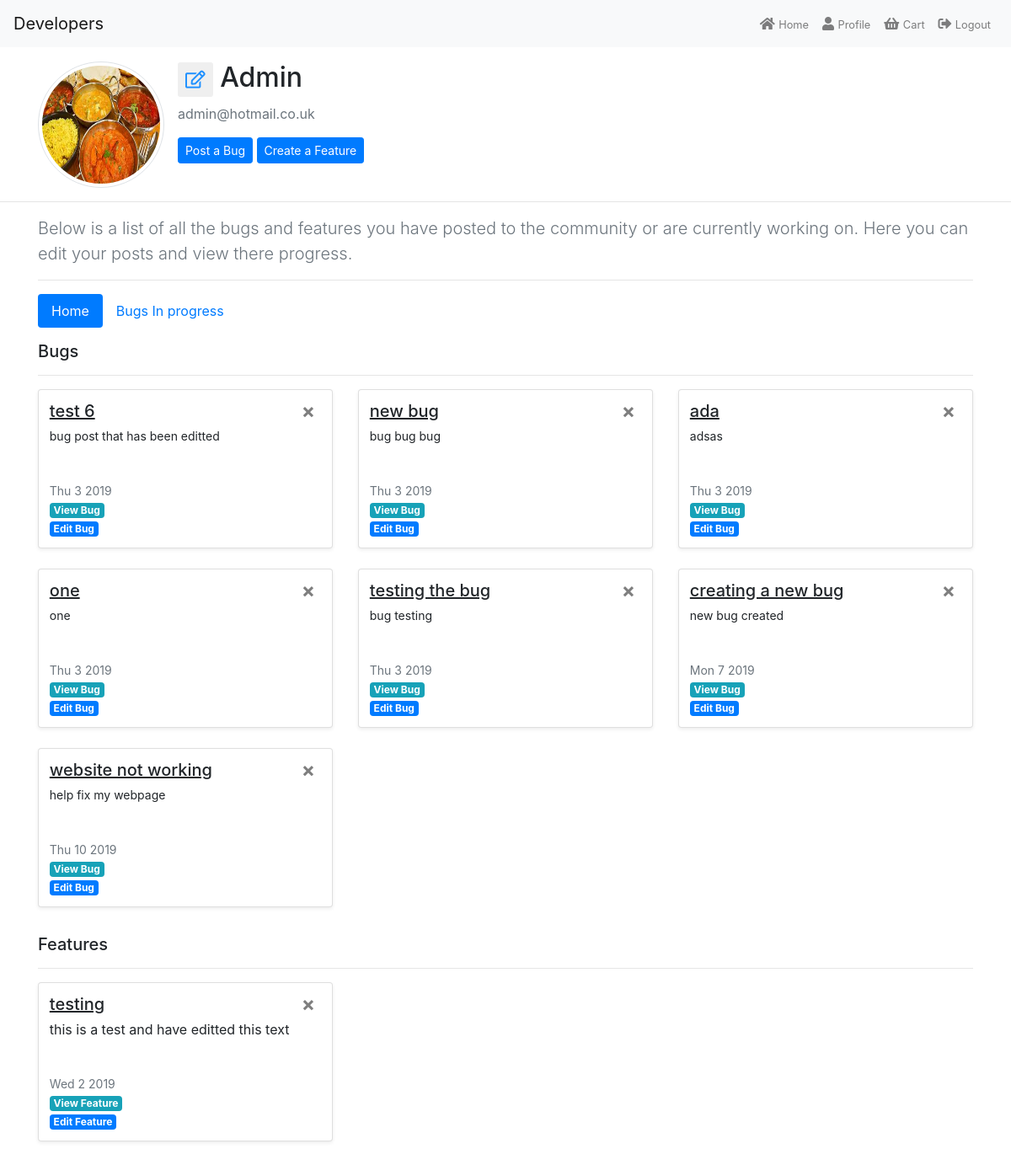
The page /users/profile/ (signed in) on the database as committed earlier.
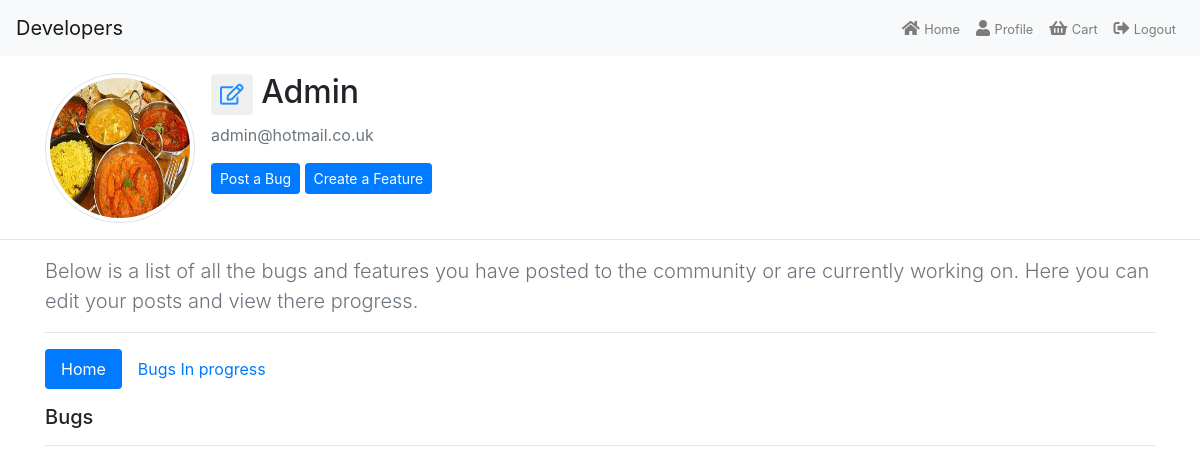
The same page on the database as committed later.
### users/models.py (models this page shows, shortened)
class Profile(models.Model):
    user = models.OneToOneField(User, on_delete=models.CASCADE)
    image = models.ImageField(default="default.jpg",
                               upload_to="profile_images")

### bug/models.py (models this page shows, shortened)
class Bug(models.Model):
    app_choices = [
         ("Doing", "Doing"),
         ("Done", "Done")
     ]
    title = models.CharField(max_length=100)
    description = models.TextField()
    created_date = models.DateTimeField(default=timezone.now)
    views = models.IntegerField(default=0)
    upvotes = models.IntegerField(default=0)
    price = models.DecimalField(max_digits=6, decimal_places=2, default=0)
    author = models.ForeignKey(User, on_delete=models.CASCADE)
    assigned = models.CharField(max_length=100, default="")
    status = models.CharField(max_length=10, choices=app_choices, default="Todo")

### feature/models.py (models this page shows, shortened)
class Feature(models.Model):
    title = models.CharField(max_length=100, default="")
    description = models.TextField()
    created_date = models.DateTimeField(default=timezone.now)
    views = models.IntegerField(default=0)
    purchased = models.IntegerField(default=0)
    upvotes = models.IntegerField(default=0)
    price = models.DecimalField(max_digits=6, decimal_places=2)
    author = models.ForeignKey(User, on_delete=models.CASCADE)

### users/views.py (the view)
# urls.py: url(r'profile/', profile, name="profile"),
@login_required
def profile(request):
    if request.method == "POST":
        User_profile = UpdateProfile(request.POST, instance=request.user)
        User_image = UpdateImage(request.POST,
                                  request.FILES,
                                  instance=request.user.profile)
        if User_profile.is_valid() and User_image.is_valid():
            User_image.save()
            User_profile.save()
            messages.success(request, "Your account has been updated!")
            return redirect("profile")
    else:
        User_profile = UpdateProfile(instance=request.user)
        User_image = UpdateImage(instance=request.user.profile)
        ProfileBug = Bug.objects.filter(author=request.user)
        BugsAssigned = Bug.objects.filter(assigned=request.user)
        ProfileFeature = Feature.objects.filter(author=request.user)
    context = {
        "User_profile": User_profile,
        "User_image": User_image,
        "AssignedBug": BugsAssigned,
        "ProfileBug": ProfileBug,
        "ProfileFeature": ProfileFeature,
    }
    return render(request, "profile.html", context)

### cart/contexts.py (called while the page is built)
def cart_contents(request):
     cart = request.session.get('cart', {})
     cart_items = []
     total = 0
     feature_count = 0
     for id, quantity in cart.items():
          feature = get_object_or_404(Feature, pk=id)
          total += feature.price
          feature_count += quantity
          cart_items.append({'quantity': quantity, 'feature': feature})
     return {'cart_items':cart_items, 'total':total, "feature_count": feature_count}

### users/templates/profile.html (shortened to what this page needs)
{% extends "base.html" %}
{% load crispy_forms_tags %}
{% block content %}
<div class="container">
    <div class="content-section mt-3">
        <div class="media">
            <img class="rounded-circle account-img img-thumbnail mr-3" src="{{ user.profile.image.url }}">
            <div class="media-body">
                <h2 class="account-heading">
                    <button type="button" id="profile-edit" class="btn btn-wa btn-sm"
                        data-toggle="collapse" data-target="#collapseProfile" aria-expanded="false" aria-controls="collapseProfile">
                        <span style="font-size: 1.5em; color: Dodgerblue;">
                            <i class="far fa-edit"></i>
                        </span>
                    </button>
                    {{ user.username|capfirst }}
                </h2>
                <p class="text-secondary">
                    {{ user.email }}
                </p>
                <a class="btn btn-primary btn-sm" href="{% url 'create_bug' %}" role="button">
                    Post a Bug
                </a>
                <a class="btn btn-primary btn-sm" href="{% url 'create_feature' %}">
                    Create a Feature
                </a>
            </div>
        </div>
    </div>
</div>
<hr>
<div class="container">
    <p class="lead text-muted mt-3">
        Below is a list of all the bugs and features you have posted to the community or are currently working on. Here you can edit your posts and view there progress.
    </p>
    <hr>
    <ul class="nav nav-pills mb-3" id="pills-tab" role="tablist">
        <li class="nav-item">
            <a class="nav-link active" id="pills-home-tab" data-toggle="pill" href="#pills-home" role="tab" aria-controls="pills-home" aria-selected="true">Home</a>
        </li>
        <li class="nav-item">
            <a class="nav-link" id="pills-profile-tab" data-toggle="pill" href="#pills-profile" role="tab" aria-controls="pills-profile" aria-selected="false">Bugs In progress</a>
        </li>
    </ul>
    <div class="tab-content" id="pills-tabContent">
        <div class="tab-pane fade show active" id="pills-home" role="tabpanel" aria-labelledby="pills-home-tab">
            <h5>Bugs</h5>
            <hr>
            {% if ProfileBug %}
                <div class="row mb-2">
                    {% for bug in ProfileBug %}
                        <div class="col-md-4">
                            <div class="card flex-md-row mb-4 shadow-sm h-md-250 card-display">
                                <div class="card-body d-flex flex-column align-items-start">
                                    <h5 class="post-title">
                                        {{ bug.title }}
                                    </h5>
                                    <a href="{% url 'delete_bug' bug.id %}">
                                        <button type="button" class="close right-corner" aria-label="Close">
                                            <span aria-hidden="true">
                                                &times;
                                            </span>
                                        </button>
                                    </a>
                                    <p class="card-text mb-auto post-text">
                                        {{ bug.description|truncatechars:65 }}
                                    </p>
                                    <div class="mb-1 text-muted post-date">
                                        {{ bug.created_date| date:"D j Y " }}
                                    </div>
                                    <a href="{% url 'preview_bug' bug.id %}" class="badge badge-info">
                                        View Bug
                                    </a>
                                    <a class="badge badge-primary mt-1" href="{% url 'edit_bug' bug.id %}">
                                        Edit Bug
                                    </a>
                                </div>
                            </div>
                        </div>
                    {% endfor %}
                </div>
            {% endif %}
            {% if ProfileFeature %}
                <h5>Features</h5>
                <hr>
                    <div class="row mb-2">
                        {% for feature in ProfileFeature %}
                            <div class="col-md-4">
                                <div class="card flex-md-row mb-4 shadow-sm h-md-250 card-display">
                                    <div class="card-body d-flex flex-column align-items-start">
                                        <a href="{% url 'delete_feature' feature.id %}">
                                            <button type="button" class="close right-corner" aria-label="Close">
                                                <span aria-hidden="true">
                                                    &times;
                                                </span>
                                            </button>
                                        </a>
                                        <h5 class="post-title">
                                            {{ feature.title }}
                                        </h5>
                                        <p class="card-text mb-auto ppst-text">
                                            {{ feature.description|truncatechars:50 }}
                                        </p>
                                        <div class="mb-1 text-muted post-date">
                                            {{ feature.created_date| date:"D j Y " }}
                                        </div>
                                        <a class="badge badge-info" href="{% url 'preview_feature' feature.id %}">
                                            View Feature
                                        </a>
                                        <a class="badge badge-primary mt-1" href="{% url 'edit_feature' feature.id %}">
                                            Edit Feature
                                        </a>
                                    </div>
                                </div>
                            </div>
                        {% endfor %}
                    </div>
            {% endif %}
        </div>
    </div>
</div>
{% endblock %}

### templates/base.html (shortened to what this page needs)
{% load staticfiles %}
<!DOCTYPE html>
<html lang="en">
<head>
    <link rel="stylesheet" href="https://stackpath.bootstrapcdn.com/bootstrap/4.1.3/css/bootstrap.min.css">
    <link rel="stylesheet" href="https://use.fontawesome.com/releases/v5.6.1/css/all.css">
    <link rel="stylesheet" href={% static "css/styles.css" %}>
</head>
<body>
    <header>
        <nav class="navbar navbar-expand-lg navbar-light bg-light">
            <a class="navbar-brand" href="{% url 'index' %}">Developers</a>
            <div class="collapse navbar-collapse" id="navbarSupportedContent">
                <ul class="navbar-nav ml-auto main-nav">
                {% if user.is_authenticated %}
                    <li class="nav-item">
                        <a class="nav-link" href="{% url 'home' %}">
                            <i class="fa fa-home" aria-hidden="true"></i>
                            <small> Home </small>
                        </a>
                    </li>
                    <li class="nav-item">
                        <a class="nav-link" href="{% url 'profile' %}">
                        <i class="fa fa-user" aria-hidden="true"></i>
                            <small> Profile </small>
                        </a>
                    </li>
                    <li class="nav-item">
                        <a class="nav-link" href="{% url 'view_cart' %}">
                            {% if feature_count > 0 %}
                                <span class="cart-badge badge badge-secondary">{{ feature_count }}
                                <i class="fa fa-shopping-basket" aria-hidden="true"></i>
                                </span>
                                <small> Cart </small>
                            {% else %}
                                <i class="fa fa-shopping-basket" aria-hidden="true"></i>
                                <small> Cart </small>
                            {% endif %}
                        </a>
                    </li>
                    <li class="nav-item">
                         <a class="nav-link" href="{% url 'logout' %}">
                            <i class="fas fa-sign-out-alt"></i>
                            <small> Logout </small>
                         </a>
                    </li>
                </ul>
                {% endif %}
            </div>
        </nav>
    </header>
    <div class="container">
        <div class="row messages-display">
            <div class="col-md-8">
            </div>
        </div>
    </div>
    {% block content %}
    {% endblock %}
</body>
</html>

### static/css/styles.css (style rules this page uses)
body { padding: 0; margin: 0; }
.account-img { width: 150px !important; height: 150px !important; }

Rows that differ between the two databases and show on the page:
removed Bug: title "test 6", description "bug post that has been editted", created_date "Thu 3 2019"
removed Bug: title "new bug", description "bug bug bug", created_date "Thu 3 2019"
removed Bug: title "ada", description "adsas", created_date "Thu 3 2019"
removed Bug: title "one", description "one", created_date "Thu 3 2019"
removed Bug: title "testing the bug", description "bug testing", created_date "Thu 3 2019"
removed Bug: title "creating a new bug", description "new bug created", created_date "Mon 7 2019"
removed Bug: title "website not working", description "help fix my webpage", created_date "Thu 10 2019"
removed Feature: title "testing", description "this is a test and have editted this text", created_date "Wed 2 2019"
Other text that changed with them:
text no longer shown: "Features"
